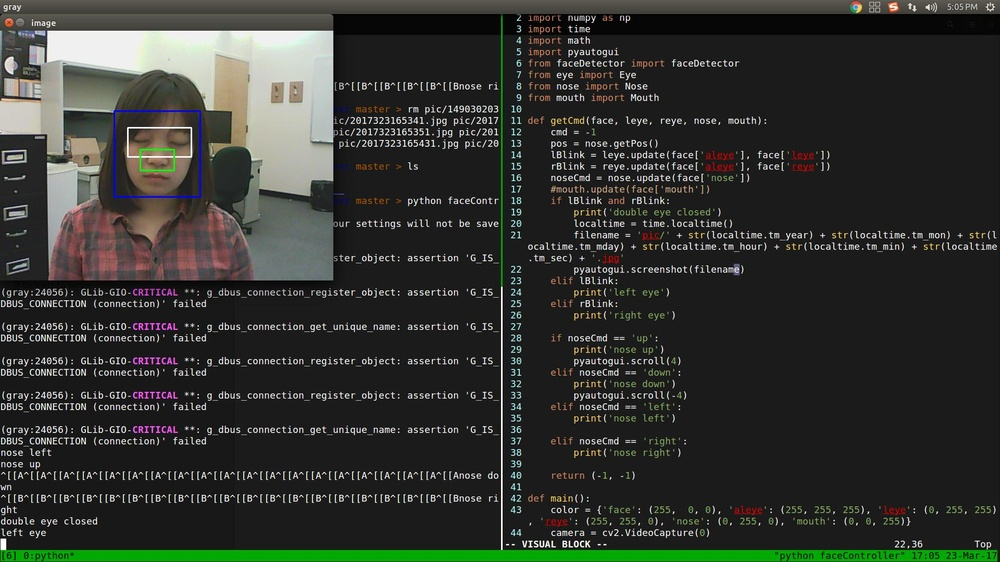
#> input picture src/pic/201732317512.jpg, 1000 x 562 px, shrunk from 1920 x 1080 before the run
$ python -i faceDetector.py   (imports and definitions only)
#> lines starting #> are read from the running program, lines starting #| are printed output that depends on the picture
import cv2

class faceDetector:

    def __init__(self):
        self.front_face_detector = cv2.CascadeClassifier('data/frontface.xml')
        self.al_eye_detector = cv2.CascadeClassifier('data/alleyes.xml')
        self.eye_detector = cv2.CascadeClassifier('data/eye.xml')
        self.mouth_detector = cv2.CascadeClassifier('data/mouth.xml')
        self.nose＿detector = cv2.CascadeClassifier('data/nose.xml')

    def detect(self, gray):
        face = {'face': (), 'aleye': (), 'leye': (), 'reye': (), 'mouth': (), 'nose': ()}
#        cv2.imshow('gray', gray)
        front_face = self.front_face_detector.detectMultiScale(gray, 1.3, 5)
        if len(front_face) == 1:
            (x, y, w, h) = front_face[0]
            face['face'] = (x, y, w, h)
            roi_gray = gray[y : y + h, x : x + w]
            aleye = self.al_eye_detector.detectMultiScale(roi_gray)
            if len(aleye) == 1:
                (xx, yy, ww, hh) = aleye[0]
                face['aleye'] = (xx + x, yy + y, ww, hh)
                roi_eye_gray = roi_gray[yy : yy + hh, xx : xx + ww]
                eyes = self.eye_detector.detectMultiScale(roi_eye_gray)
                if len(eyes) == 2:
                    face['leye'] = eyes[0] + (xx, yy, 0, 0) + (x, y, 0, 0)
                    face['reye'] = eyes[1] + (xx, yy, 0, 0) + (x, y, 0, 0)
                    if face['leye'][0] > face['reye'][0]:
                        tmpeye = face['leye']
                        face['leye'] = face['reye']
                        face['reye'] = tmpeye
                elif len(eyes) == 1:
                    (ex, ey, ew, eh) = eyes[0]
                    if ex > ww / 2:
                        face['reye'] = (ex + xx + x, ey + yy + y, ew, eh)
                    else:
                        face['leye'] = (ex + xx + x, ey + yy + y, ew, eh)
            mouth = self.mouth_detector.detectMultiScale(roi_gray, 1.8, 20, 0, (30, 30), (500, 500))
            if len(mouth) == 1:
                (xx, yy, ww, hh) = mouth[0]
                face['mouth'] = (x + xx, y + yy, ww, hh)
            nose = self.nose_detector.detectMultiScale(roi_gray, 1.3, 8)
            if len(nose) == 1:
                (xx, yy, ww, hh) = nose[0]
                face['nose'] = (x + xx, y + yy, ww, hh)
        return face

>>> import cv2
>>> picture = cv2.imread('pic/201732317512.jpg', cv2.IMREAD_GRAYSCALE)
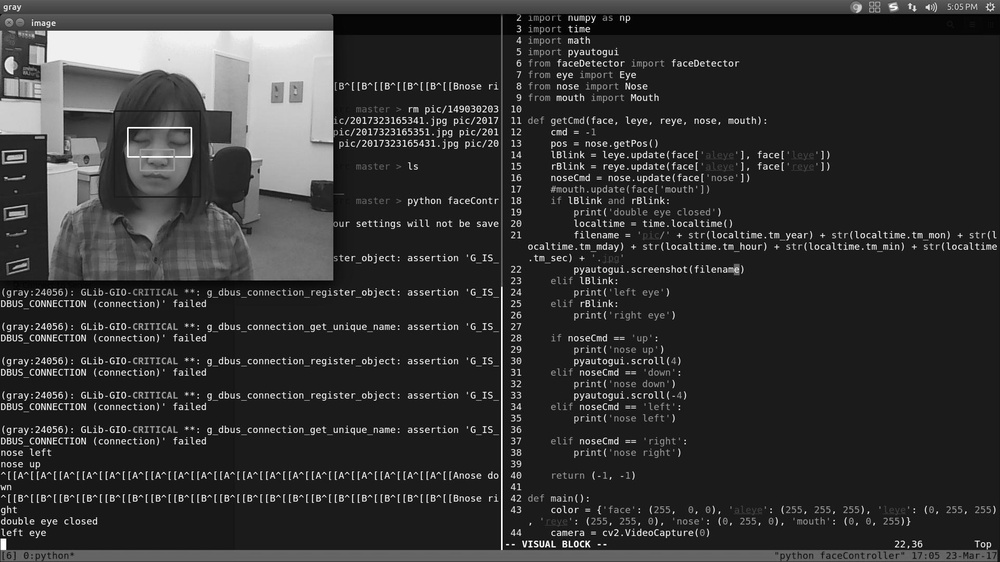
#> picture: shape (562, 1000); min 0, max 255, mean 51.1
#> (the run stopped early here; a loop or call above may not have finished)

$ run again, on src/pic/2017323211058.jpg
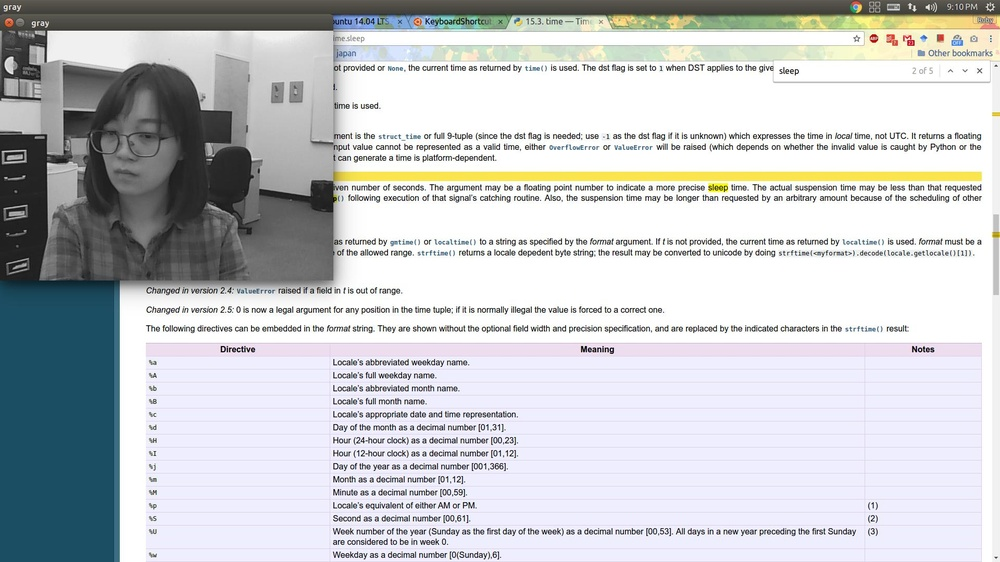
#> input picture src/pic/2017323211058.jpg, 1000 x 562 px, shrunk from 1920 x 1080 before the run
#> `picture = cv2.imread('pic/201732317512.jpg', cv2.IMREAD_GRAYSCALE)`:
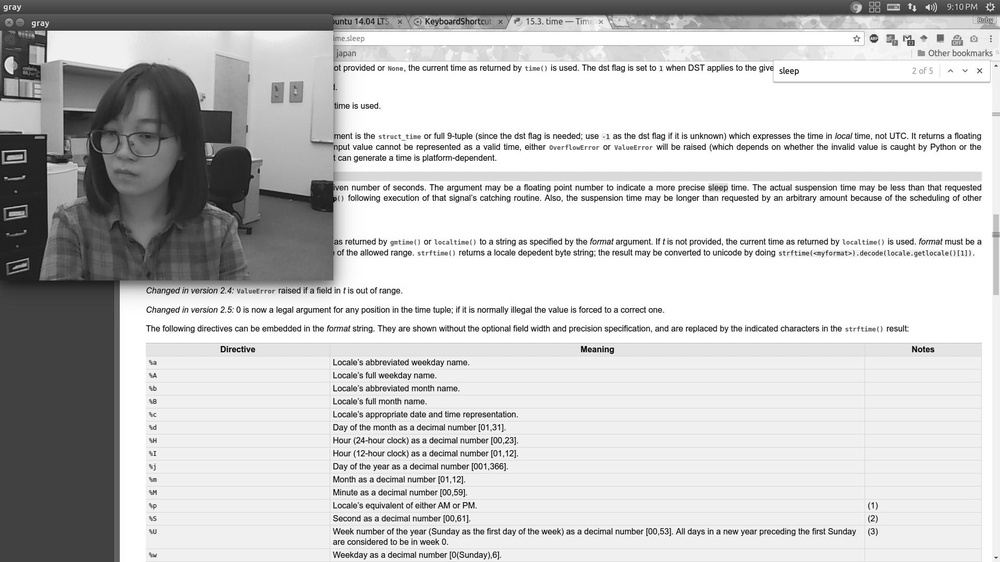
#> picture: shape (562, 1000); min 0, max 255, mean 199.9
